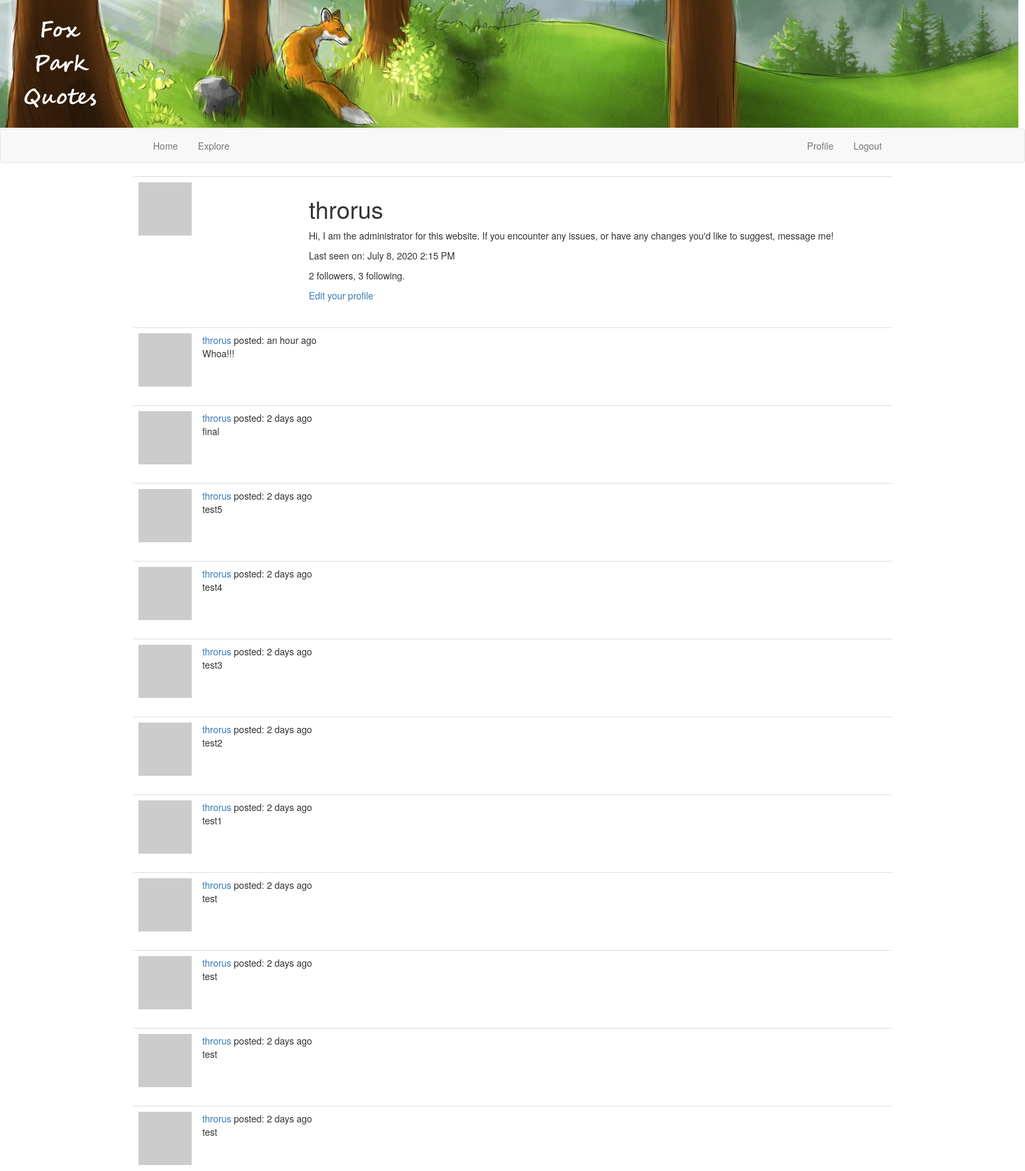
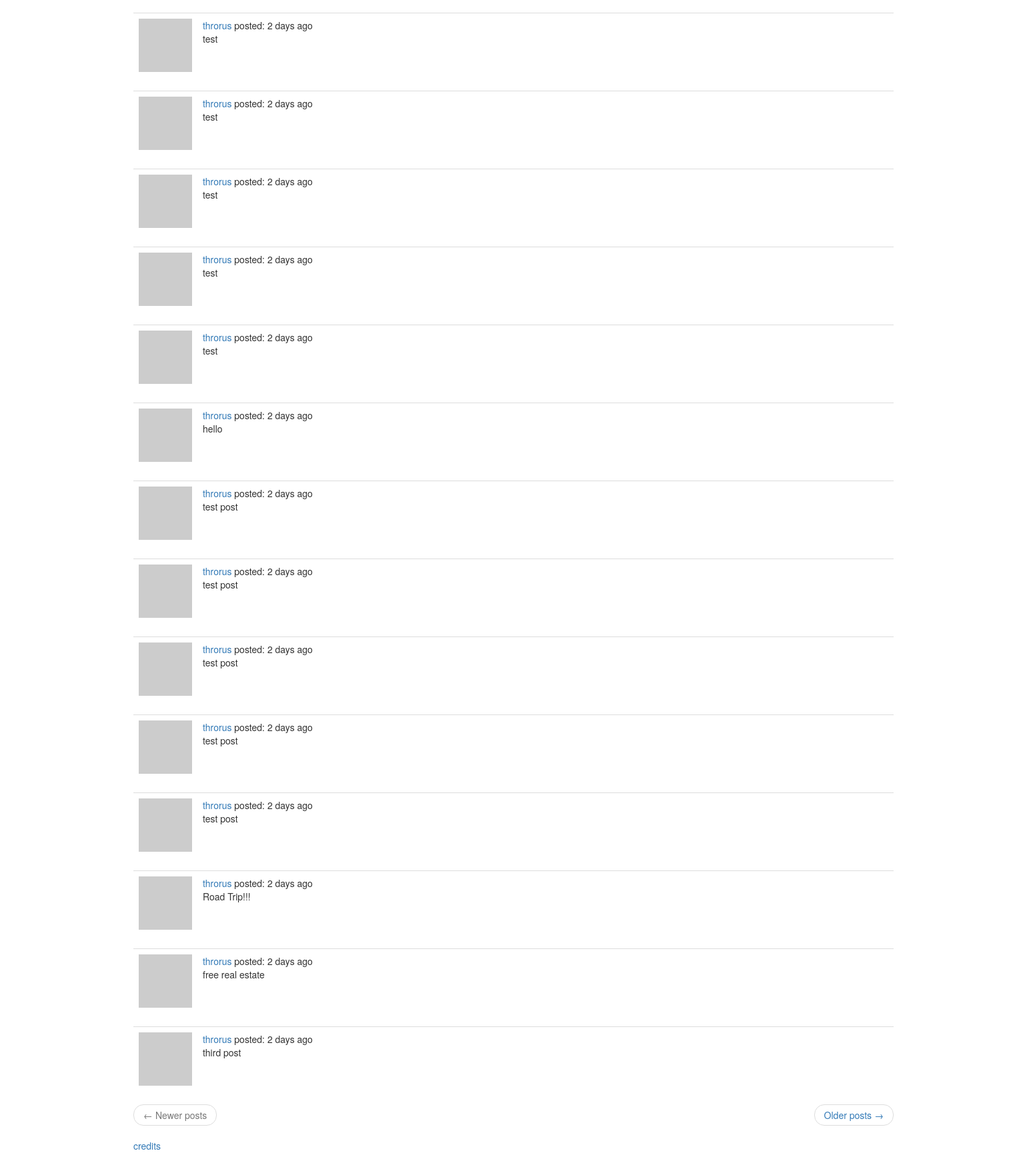
The app's page /user/throrus (signed in) with its own data (2 pictures, top to bottom).
### app/models.py (models this page shows, shortened)
class User(UserMixin, db.Model):
    id = db.Column(db.Integer, primary_key=True)
    username = db.Column(db.String(64), index=True, unique=True)
    email = db.Column(db.String(120), index=True, unique=True)
    password_hash = db.Column(db.String(128))
    posts = db.relationship('Post', backref='author', lazy='dynamic')
    about_me = db.Column(db.String(140))
    last_seen = db.Column(db.DateTime, default=datetime.utcnow)
    followed = db.relationship(
        'User', secondary=followers,
        primaryjoin=(followers.c.follower_id == id),
        secondaryjoin=(followers.c.followed_id == id),
        backref=db.backref('followers', lazy='dynamic'), lazy='dynamic')
    def avatar(self, size):
        digest = md5(self.email.lower().encode('utf-8')).hexdigest()
        return 'https://www.gravatar.com/avatar/{}?d=identicon&s={}'.format(digest, size)

class Post(db.Model):
    id = db.Column(db.Integer, primary_key=True)
    body = db.Column(db.String(140))
    timestamp = db.Column(db.DateTime, index=True, default=datetime.utcnow)
    user_id = db.Column(db.Integer, db.ForeignKey('user.id'))

### app/routes.py (the view)
@app.route('/user/<username>')
@login_required
def user(username):
    user = User.query.filter_by(username=username).first_or_404()
    page = request.args.get('page', 1, type=int)
    posts = user.posts.order_by(Post.timestamp.desc()).paginate(
        page, app.config['POSTS_PER_PAGE'], False)
    next_url = url_for('user', username=user.username, page=posts.next_num) if posts.has_next else None
    prev_url = url_for('user', username=user.username, page=posts.prev_num) if posts.has_prev else None
    form = EmptyForm()
    return render_template('user.html', user=user, posts=posts.items,
                           next_url=next_url, prev_url=prev_url, form=form)

### app/models.py (called while the page is built)
@login.user_loader
def load_user(id):
    return User.query.get(int(id))

### app/routes.py (called while the page is built)
@app.before_request
def before_request():
    if current_user.is_authenticated:
        current_user.last_seen = datetime.utcnow()
        db.session.commit()

### app/templates/user.html (shortened to what this page needs)
{% extends "base.html" %}
{% block app_content %}
    <table class="table table-hover">
        <tr>
            <td width="256px"><img src="{{ user.avatar(256) }}"></td>
            <td>
                <h1>{{ user.username }}</h1>
                {% if user.about_me %}<p>{{ user.about_me }}</p>{% endif %}
                {% if user.last_seen %}
                <p>Last seen on: {{ moment(user.last_seen).format('LLL') }}</p>
                {% endif %}
                <p>{{ user.followers.count() }} followers, {{ user.followed.count() }} following.</p>
                {% if user == current_user %}
                <p><a href="{{ url_for('edit_profile') }}">Edit your profile</a></p>
                {% endif %}
            </td>
        </tr>
    </table>
    {% for post in posts %}
        {% include '_post.html' %}
    {% endfor %}
    <nav aria-label="...">
        <ul class="pager">
            <li class="previous{% if not prev_url %} disabled{% endif %}">
                <a href="{{ prev_url or '#' }}">
                    <span aria-hidden="true">&larr;</span> Newer posts
                </a>
            </li>
            <li class="next{% if not next_url %} disabled{% endif %}">
                <a href="{{ next_url or '#' }}">
                    Older posts <span aria-hidden="true">&rarr;</span>
                </a>
            </li>
        </ul>
    </nav>
{% endblock %}

### app/templates/_post.html
<table class="table table-hover">
    <tr>
        <td width="70px">
            <a href="{{ url_for('user', username=post.author.username) }}">
                <img src="{{ post.author.avatar(70) }}" />
            </a>
        </td>
        <td>
            <a href="{{ url_for('user', username=post.author.username) }}">
                {{ post.author.username }}
              </a>
              posted: {{ moment(post.timestamp).fromNow() }}
              <br>
              {{ post.body }}
        </td>
    </tr>
</table>

### records on screen
User: username "throrus", about_me "Hi, I am the administrator for this website. If you encounter any issues, or have any changes you'd like to suggest, message me!", last_seen "July 8, 2020 2:15 PM"
Post: author.username "throrus", timestamp "an hour ago", body "Whoa!!!"
Post: author.username "throrus", timestamp "2 days ago", body "final"
Post: author.username "throrus", timestamp "2 days ago", body "test5"
Post: author.username "throrus", timestamp "2 days ago", body "test4"
Post: author.username "throrus", timestamp "2 days ago", body "test3"
Post: author.username "throrus", timestamp "2 days ago", body "test2"
Post: author.username "throrus", timestamp "2 days ago", body "test1"
Post: author.username "throrus", timestamp "2 days ago", body "test"
Post: author.username "throrus", timestamp "2 days ago", body "test"
Post: author.username "throrus", timestamp "2 days ago", body "test"
Post: author.username "throrus", timestamp "2 days ago", body "test"
Post: author.username "throrus", timestamp "2 days ago", body "test"
Post: author.username "throrus", timestamp "2 days ago", body "test"
Post: author.username "throrus", timestamp "2 days ago", body "test"
Post: author.username "throrus", timestamp "2 days ago", body "test"
Post: author.username "throrus", timestamp "2 days ago", body "test"
Post: author.username "throrus", timestamp "2 days ago", body "hello"
Post: author.username "throrus", timestamp "2 days ago", body "test post"
Post: author.username "throrus", timestamp "2 days ago", body "test post"
Post: author.username "throrus", timestamp "2 days ago", body "test post"
Post: author.username "throrus", timestamp "2 days ago", body "test post"
Post: author.username "throrus", timestamp "2 days ago", body "test post"
Post: author.username "throrus", timestamp "2 days ago", body "Road Trip!!!"
Post: author.username "throrus", timestamp "2 days ago", body "free real estate"
Post: author.username "throrus", timestamp "2 days ago", body "third post"

### other values on screen
{{ user.followers.count() }} "2"
{{ user.followed.count() }} "3"
